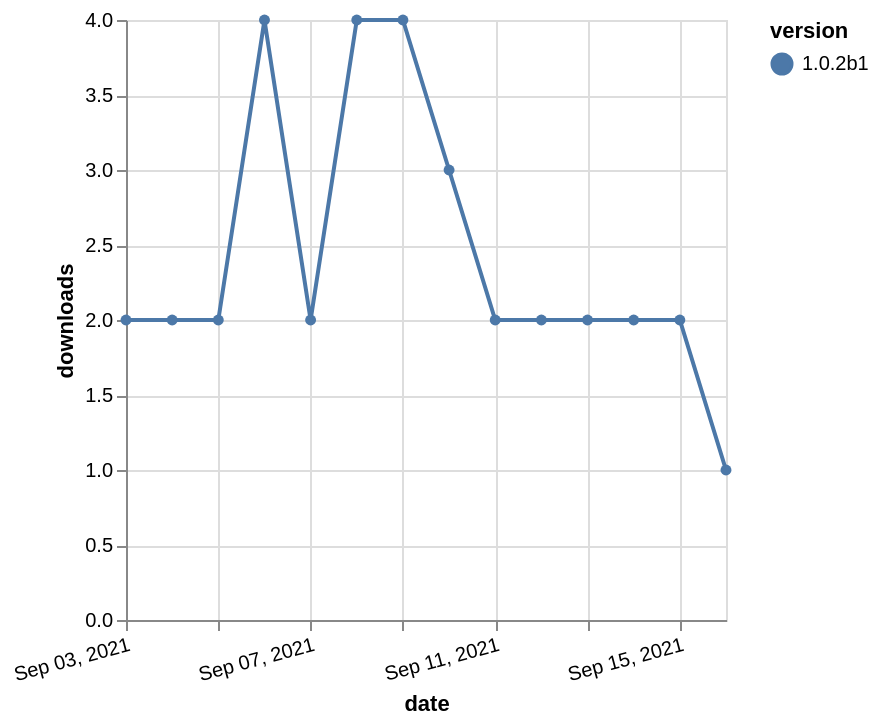

Vega-Lite specification stored for this chart:
### Vega-Lite specification from a JSON file in a GitHub repository (floating-point values rounded to 4 significant figures)
{"$schema": "https://vega.github.io/schema/vega-lite/v5.json", "description": "A simple bar chart with embedded data.", "data": {"values": [{"date": "2021-09-03", "total": 2907, "delta": 2, "version": "1.0.2b1"}, {"date": "2021-09-04", "total": 2909, "delta": 2, "version": "1.0.2b1"}, {"date": "2021-09-05", "total": 2911, "delta": 2, "version": "1.0.2b1"}, {"date": "2021-09-06", "total": 2915, "delta": 4, "version": "1.0.2b1"}, {"date": "2021-09-07", "total": 2917, "delta": 2, "version": "1.0.2b1"}, {"date": "2021-09-08", "total": 2921, "delta": 4, "version": "1.0.2b1"}, {"date": "2021-09-09", "total": 2925, "delta": 4, "version": "1.0.2b1"}, {"date": "2021-09-10", "total": 2928, "delta": 3, "version": "1.0.2b1"}, {"date": "2021-09-11", "total": 2930, "delta": 2, "version": "1.0.2b1"}, {"date": "2021-09-12", "total": 2932, "delta": 2, "version": "1.0.2b1"}, {"date": "2021-09-13", "total": 2934, "delta": 2, "version": "1.0.2b1"}, {"date": "2021-09-14", "total": 2936, "delta": 2, "version": "1.0.2b1"}, {"date": "2021-09-15", "total": 2938, "delta": 2, "version": "1.0.2b1"}, {"date": "2021-09-16", "total": 2939, "delta": 1, "version": "1.0.2b1"}]}, "width": "container", "mark": {"type": "line", "point": {"filled": true}}, "encoding": {"x": {"field": "date", "type": "temporal", "timeUnit": "yearmonthdate", "title": "date", "axis": {"labelAngle": -15}}, "y": {"field": "delta", "type": "quantitative", "title": "downloads"}, "color": {"field": "version", "type": "nominal"}, "tooltip": {"field": "delta"}}}
